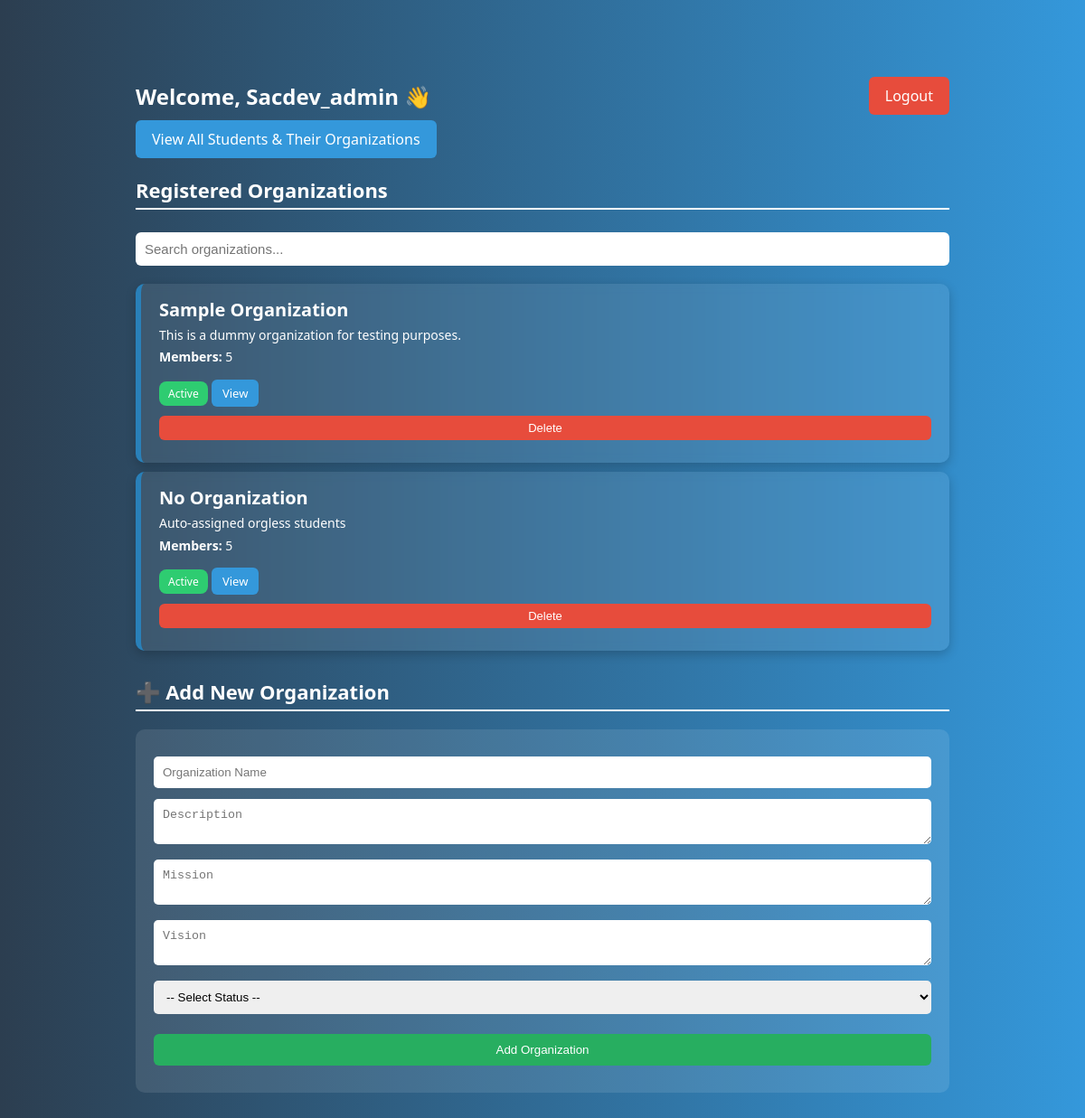
/sacdev_dashboard (signed in), run on the app's committed database.
### tables this page shows
CREATE TABLE organizations (
        id INTEGER PRIMARY KEY AUTOINCREMENT,
        name TEXT NOT NULL,
        description TEXT,
        mission TEXT,
        vision TEXT,
        status TEXT DEFAULT 'Pending'
    );

### app.py (the view, shortened to what this page needs)
@app.route('/sacdev_dashboard', methods=['GET', 'POST'])
def sacdev_dashboard():
    if session.get('role') != 'sacdev':
        return redirect('/login')
    conn = sqlite3.connect('database/users.db')
    conn.row_factory = sqlite3.Row
    c = conn.cursor()
    c.execute("SELECT * FROM organizations WHERE name = 'No Organization'")
    default_org = c.fetchone()
    default_org_id = default_org['id']
    c.execute('SELECT id, name FROM students')  # Assuming you have a students table
    all_students = c.fetchall()
    c.execute('SELECT full_name FROM members')
    members = c.fetchall()
    member_names = {m['full_name'] for m in members}
    for student in all_students:
        if student['name'] not in member_names:
            c.execute('''
                INSERT INTO members (org_id, full_name)
                VALUES (?, ?)
            ''', (default_org_id, student['name']))
    conn.commit()
    c.execute('''
        SELECT o.*, COUNT(m.id) AS member_count
        FROM organizations o
        LEFT JOIN members m ON o.id = m.org_id
        GROUP BY o.id
    ''')
    orgs = c.fetchall()
    c.execute('''
        SELECT name FROM students
        WHERE name NOT IN (
            SELECT full_name FROM members WHERE org_id != ?
        )
    ''', (default_org_id,))
    orgless_students = c.fetchall()
    conn.close()
    return render_template('sacdev_dashboard.html', user=session['username'], orgs=orgs, orgless_students=orgless_students)

### app.py (called while the page is built)
@app.teardown_appcontext
def close_connection(exception):
    db = getattr(g, '_database', None)
    if db is not None:
        db.close()

### templates/sacdev_dashboard.html (shortened to what this page needs)
{% extends 'base.html' %}
{% block content %}
<div class="dashboard-container">
    <div class="dashboard-header">
        <h2>Welcome, {{ user|capitalize }} 👋</h2>
        <a href="{{ url_for('logout') }}" class="btn-logout">Logout</a>
    </div>
    <a href="{{ url_for('students_orgs') }}" class="btn-view-students">View All Students & Their Organizations</a>
    <h3 class="section-title">Registered Organizations</h3>
    <input type="text" id="orgSearch" placeholder="Search organizations...">
    {% for org in orgs %}
    <div class="org-card">
        <h4>{{ org[1] }}</h4>
        <p>{{ org[2] }}</p>
        <p><strong>Members:</strong> {{ org[6] }}</p>
        <span class="status {{ org[5]|lower }}">{{ org[5] }}</span>
        <a href="{{ url_for('view_organization', org_id=org[0]) }}" class="view-btn">View</a>
        <form method="POST" style="display:inline;">
            <button type="submit" name="delete_org" class="delete-btn">Delete</button>
        </form>
    </div>
    {% else %}
    <p>No organizations registered yet.</p>
    {% endfor %}
    <h3 class="section-title">➕ Add New Organization</h3>
    <div class="form-section">
        <form method="POST">
            <input type="text" name="name" placeholder="Organization Name" required>
            <textarea name="description" placeholder="Description" required></textarea>
            <textarea name="mission" placeholder="Mission"></textarea>
            <textarea name="vision" placeholder="Vision"></textarea>
            <select name="status" required>
                <option value="">-- Select Status --</option>
            </select>
            <button type="submit" name="add_org" class="submit-btn">Add Organization</button>
        </form>
    </div>
</div>
{% endblock %}

### static/styles.css (style rules this page uses)
body { font-family: Arial, sans-serif; background-color: #f4f4f4; }
input, button { width: 100%; margin: 10px 0; padding: 10px; }
button { background-color: #007bff; color: white; border: none; }
body { margin: 0; font-family: 'Segoe UI', sans-serif; background: linear-gradient(to right, #2c3e50, #3498db); color: white; }
.dashboard-container { max-width: 1000px; margin: 50px auto; padding: 20px; }
.dashboard-header { display: flex; justify-content: space-between; align-items: center; }
.btn-logout { background-color: #e74c3c; padding: 10px 20px; text-decoration: none; color: white; border-radius: 6px; transition: 0.3s; }
.section-title { margin-top: 30px; font-size: 22px; border-bottom: 2px solid #fff; padding-bottom: 5px; }
.org-card { background-color: rgba(255, 255, 255, 0.1); padding: 20px; border-radius: 12px; box-shadow: 0 4px 12px rgba(0, 0, 0, 0.2); backdrop-filter: blur(5px); }
.org-card h4 { margin: 0 0 10px; font-size: 20px; }
.org-card p { font-size: 14px; line-height: 1.4; }
.status { display: inline-block; padding: 4px 10px; border-radius: 12px; font-size: 12px; margin-top: 10px; }
.view-btn { display: inline-block; margin-top: 12px; background-color: #3498db; color: white; padding: 8px 12px; border-radius: 6px; text-decoration: none; font-size: 14px; transition: background 0.3s ease; }

### templates/sacdev_dashboard.html (style rules this page uses)
body { font-family: 'Segoe UI', sans-serif; background: linear-gradient(to right, #2c3e50, #3498db); color: white; }
.dashboard-container { max-width: 900px; margin: 50px auto; padding: 20px; }
.dashboard-header { display: flex; justify-content: space-between; align-items: center; }
.btn-logout, .btn-view-students { background-color: #e74c3c; padding: 10px 18px; text-decoration: none; color: white; border-radius: 6px; transition: 0.3s; }
.btn-view-students { background-color: #3498db; margin-top: 15px; }
.section-title { font-size: 22px; margin: 30px 0 15px; border-bottom: 2px solid #fff; padding-bottom: 5px; }
.org-card { background-color: rgba(255, 255, 255, 0.08); padding: 15px 20px; margin-bottom: 10px; border-left: 6px solid #2980b9; border-radius: 10px; }
.org-card h4 { margin: 0; font-size: 20px; }
.org-card p { font-size: 14px; margin: 5px 0; }
.status { padding: 5px 10px; border-radius: 8px; font-size: 12px; }
.status.active { background: #2ecc71; }
.view-btn, .delete-btn { padding: 6px 12px; margin-top: 10px; border-radius: 6px; font-size: 13px; border: none; color: white; cursor: pointer; }
.view-btn { background-color: #3498db; }
.delete-btn { background-color: #e74c3c; }
.form-section { background: rgba(255, 255, 255, 0.1); padding: 20px; border-radius: 10px; margin-top: 20px; }
input, textarea, select { width: 100%; padding: 10px; margin-bottom: 12px; border: none; border-radius: 5px; box-sizing: border-box; }
.submit-btn { background-color: #27ae60; color: white; padding: 10px 20px; border: none; border-radius: 6px; cursor: pointer; }
#orgSearch { padding: 10px; margin-bottom: 20px; border-radius: 6px; border: none; width: 100%; font-size: 15px; }

### data on the page
organizations: name "Sample Organization", description "This is a dummy organization for testing purposes.", org "5", status "Active"
organizations: name "No Organization", description "Auto-assigned orgless students", org "5", status "Active"

### other printed values
{{ user|capitalize }} "Sacdev_admin"
